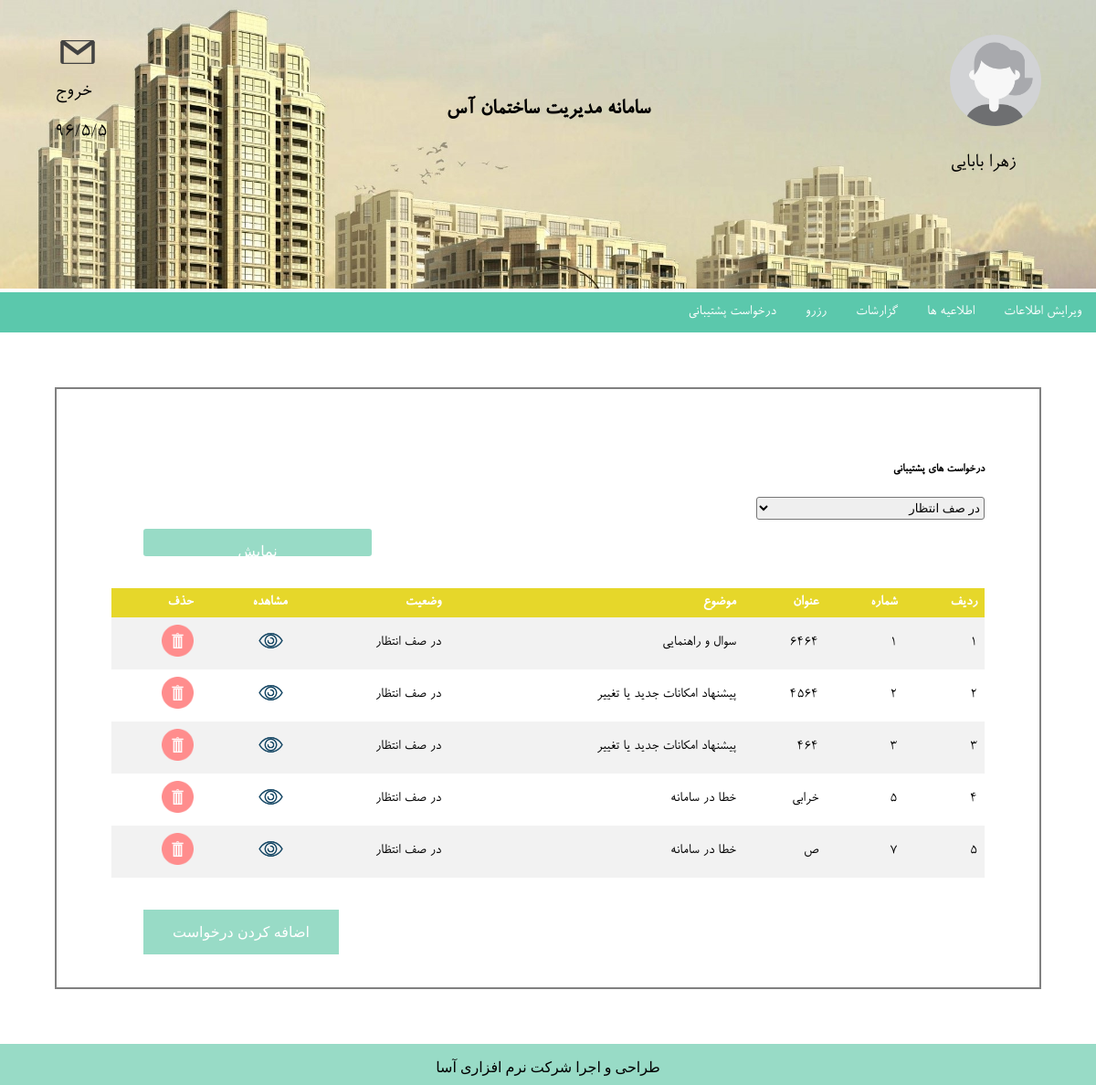
The page /manager/requests/ (signed in) on the database as committed earlier.
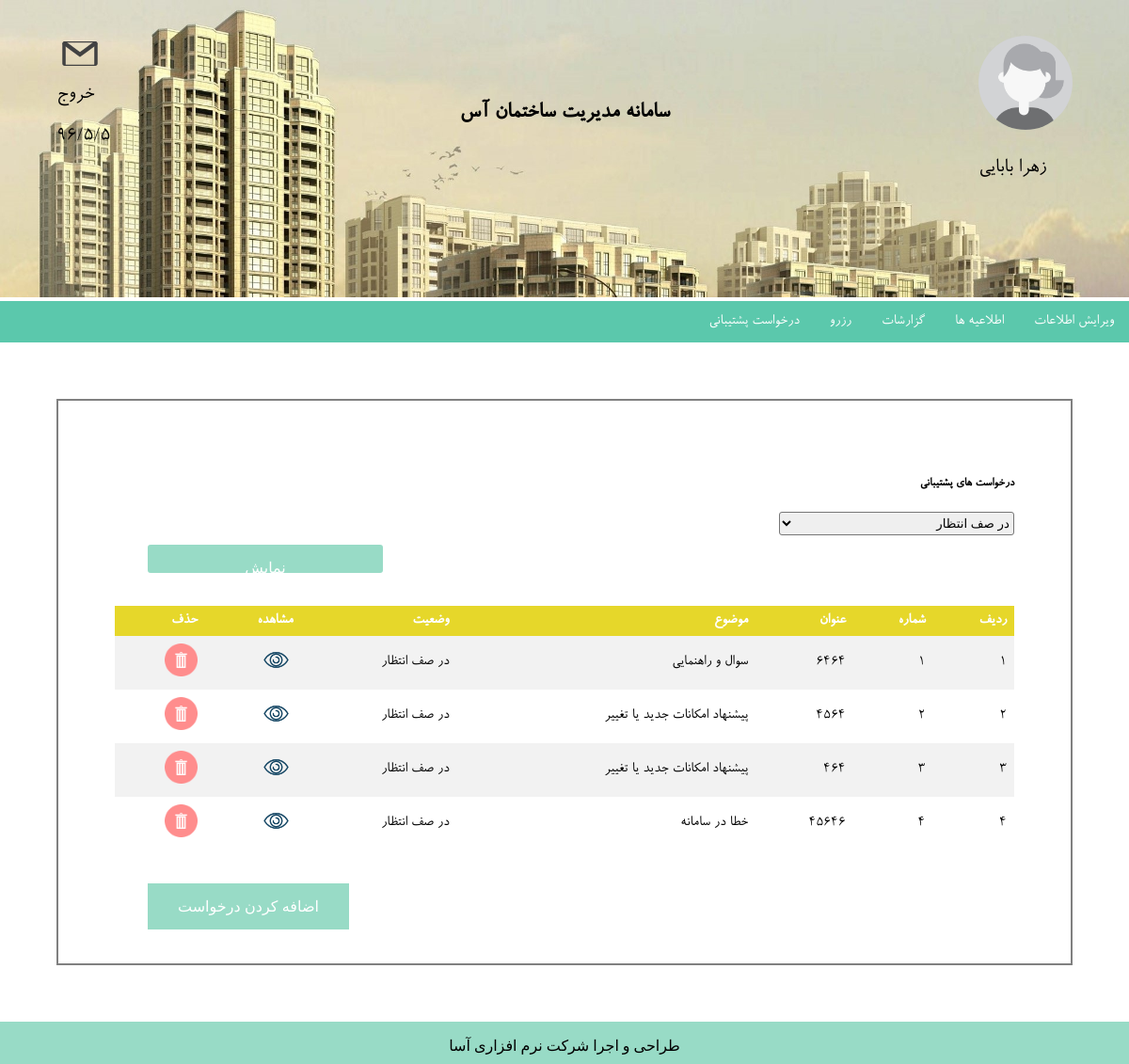
The same page on the database as committed later.
### Manager/models.py (models this page shows)
class Request(models.Model):
    manager = models.ForeignKey(Manager)
    title = models.CharField(max_length=20)
    subject = models.CharField(max_length= 1, choices=SUBJECT_CHOICES)
    text = models.TextField()
    state = models.CharField(max_length=2, choices=STATE_CHOICES)

### Manager/views.py (the view)
@login_required
def requests(request):
    manager_requests = None
    if request.method == 'POST':
        manager_requests = request.user.member.manager.request_set.all()
        if request.POST['choose'] == 'W':
            manager_requests = manager_requests.filter(state='W')
        elif request.POST['choose'] == 'C':
            manager_requests = manager_requests.filter(state='C')
    else:
        manager_requests = Request.objects.all()
    return render(request, 'manager/requests.html', {'requests': manager_requests})

### Manager/templates/manager/requests.html (shortened to what this page needs)
{% extends 'manager/managerBase.html' %}
{% block css %}<link rel="stylesheet" type="text/css" href="../../../static/css/reqStyles.css"/>{% endblock %}
{% block content %}
<div class="main">
    <h5>درخواست های پشتیبانی</h5>
<form action="" method="post">
    <select class="from" name="choose"  placeholder="به ترتیب">
                    <option value="W">در صف انتظار</option>
                </select></td>
    <input type="submit" class="btn"  value="نمایش">
</form>
    <table>
  <tr>
      <th>حذف</th>
      <th>مشاهده</th>
      <th>وضعیت</th>
      <th>موضوع</th>
      <th>عنوان</th>
      <th>شماره</th>
      <th>ردیف</th>
  </tr>
        {% for request in requests %}
            <tr>
                <td><a href="{% url 'site:manager:delete_request' request.id %}"><img src="../../static/images/delete.png" title="حذف" class="linkImg" onclick="f()"></a> </td>
                <td><a href="{% url 'site:manager:viewRequest' request.id %}"><img src="../../static/images/view.png" title="مشاهده" class="linkImg"></a> </td>
                <td>{{ request.get_state_display }}</td>
                <td>{{ request.get_subject_display}}</td>
                <td>{{ request.title }}</td>
                <td>{{ request.id }}</td>
                <td>
                    {{ forloop.counter }}
                </td>
            </tr>
        {% endfor %}
</table>
    <button type="button" class="btn" onclick="window.location.href='{% url 'site:manager:addRequest' %}'">اضافه کردن درخواست</button>
</div>
{% endblock %}

### Manager/templates/manager/managerBase.html (shortened to what this page needs)
<!DOCTYPE html>
<html lang="en">
<head>
    {% block css %}{% endblock %}
</head>
<body>
<div class="container">
    <img class="cover" src="../../../static/images/cover.jpg">
    <div class="topright"><img class="img-circle" src="../../../static/images/user_profile_female.jpg">
        <p>زهرا بابایی</p></div>
    <div class="topleft" style="display:grid; z-index:5" >
        <a href="{% url 'site:manager:select_contact'%}"><img src="../../../static/images/message.svg" style="height:50px;width:50px;"/></a>
        <a href="">خروج</a>
        <p>96/5/5</p>
    </div>
    <div class="center"><p style="font-size: 150%; padding: 5px; font-weight: bold;">سامانه مدیریت ساختمان آس </p>
    </div>
</div>
<div class="menu">
    <ul>
        <li class="dropdown">
            <a href="javascript:void(0)" class="dropbtn">ویرایش اطلاعات</a>
        </li>
        <li class="dropdown">
            <a href="javascript:void(0)" class="dropbtn">اطلاعیه ها</a>
        </li>
        <li class="dropdown">
            <a href="javascript:void(0)" class="dropbtn">گزارشات</a>
        </li>
        <li class="dropdown">
            <a href="javascript:void(0)" class="dropbtn">رزرو</a>
        </li>
        <a href="{% url 'site:manager:requests'%}" class="notDropdown">درخواست پشتیبانی</a>
    </ul>
</div>
{% block content %}
{% endblock %}
 <div id="footer">
      <p class="footer-block">طراحی و اجرا شرکت نرم افزاری آسا</p>
  </div>
</body>
</html>

### static/css/reqStyles.css (style rules this page uses)
.img-circle { border-radius: 50%; max-width: 100px; height: auto; position: relative; }
.cover { max-height: 100%; max-width: 100%; position: relative; }
.container { position: relative; }
.topleft { position: absolute; top: 10%; left: 5%; font-family: brandon; text-align: left; font-size: 22px; }
.topleft a { display: inline-block; color: black; padding: 0px; text-decoration: none; }
.topright { position: absolute; top: 12%; right: 5%; font-size: 22px; font-family: brandon; }
.topright p { padding: 0; }
.center { position: absolute; left: 0; top: 25%; width: 100%; text-align: center; font-family: brandon; color: white; color: black; }
.menu { text-align : right; font-family: brandon; }
ul { list-style-type: none; margin: 0; padding: 0; overflow: hidden; background-color: #5BC8AC; }
li { float: right; }
.notDropdown { float: right; display: inline-block; color: white; text-align: center; padding: 14px 16px; text-decoration: none; }
li a, .dropbtn { display: inline-block; color: white; text-align: center; padding: 14px 16px; text-decoration: none; }
li.dropdown { display: inline-block; }
.main { padding: 5%; padding-bottom: 10%; margin: 5%; border: solid 2px; border-color: gray; font-family: brandon; text-align: right; }
table { margin-top: 30px; border-collapse: collapse; width: 100%; }
th, td { text-align: right; padding: 8px; }
tr:nth-child(even) { background-color: #f2f2f2 }
th { background-color: #E6D72A; color: white; }
.linkImg { width: 35px }
.btn { background-color:#98DBC6; border: none; padding: 15px 32px; text-align: center; text-decoration: none; display: inline-block; font-size: 16px; float: left; margin: 35px; }
form { direction: rtl; }
.btn[type=submit] { background-color: #98DBC6; border: none; padding: 15px 32px; text-align: center; text-decoration: none; display: inline-block; font-size: 16px; float: left; margin: 35px; }
.btn { color: white; }

### Manager/templates/manager/managerBase.html (style rules this page uses)
body { margin: 0; }
.container { margin: 0; padding:0; width:100%; }
#footer { text-align: center; width: 100%; position: absolute; height: 45px; background-color: #98DBC6; }
input, select { width: 250px; height: 25px; border-radius: 3px; }

Rows that differ between the two databases and show on the page:
removed Request: state "در صف انتظار", subject "خطا در سامانه", title "خرابی", id "5"
removed Request: state "در صف انتظار", subject "خطا در سامانه", title "ص", id "7"
added Request: state "در صف انتظار", subject "خطا در سامانه", title "45646", id "4"
